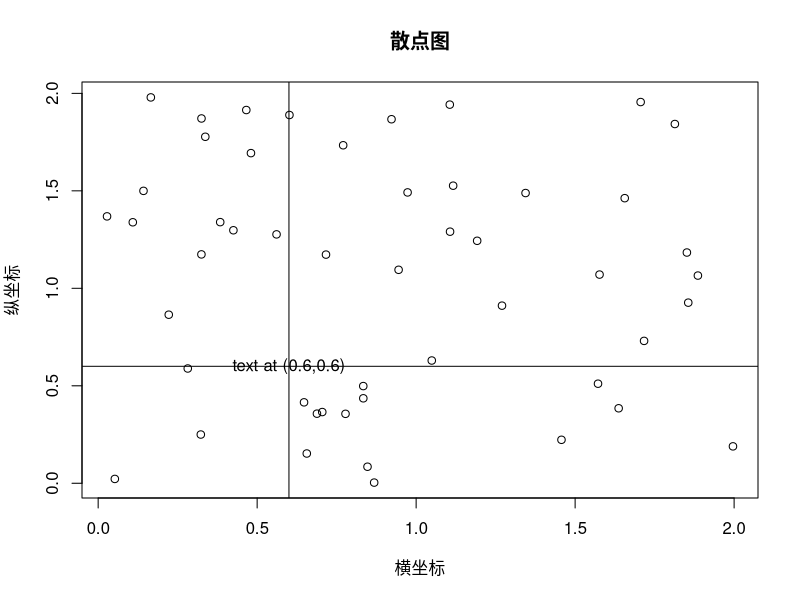
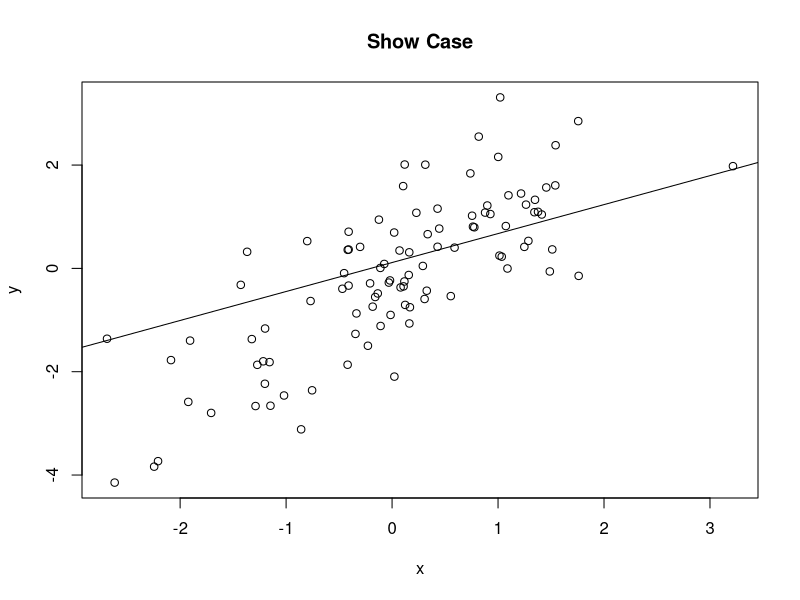

Recreate these plots in R, in order.
x <- runif(50,0,2)
y <- runif(50,0,2)
plot(x, y, main="散点图", xlab="横坐标", ylab="纵坐标")
text(0.6,0.6,"text at (0.6,0.6)")
abline(h=.6,v=.6)



x <- rnorm(100) # 生成随机数
y <- rnorm(100) + x # 生成随机数
reg1 <- lm(x~y)
plot(x, y, main="Show Case")
abline(reg1)

